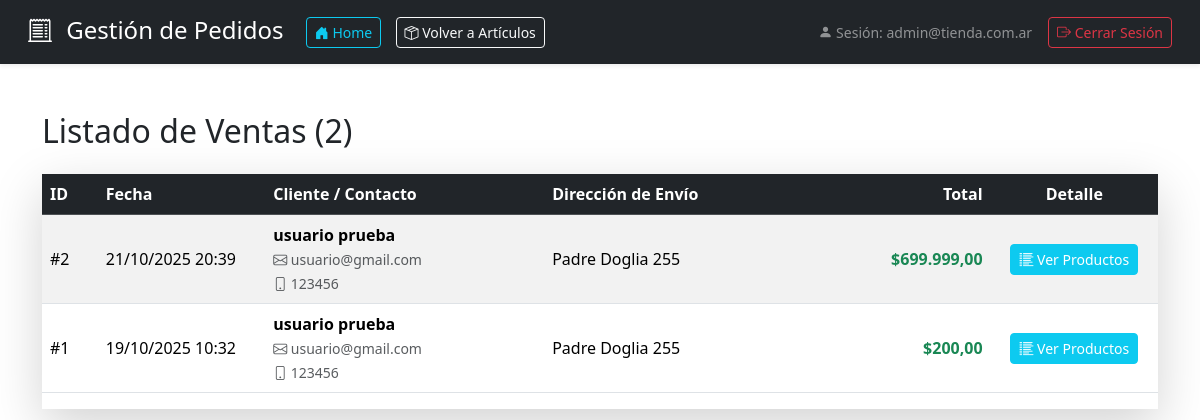
The app's page /views/gestion_pedidos.php (signed in) with its own data.
### tables this page shows
CREATE TABLE `pedidos` (
  `id` int(11) NOT NULL,
  `id_usuario` int(11) NOT NULL,
  `fecha_pedido` datetime NOT NULL,
  `total` decimal(10,2) NOT NULL,
  `subtotal` decimal(10,2) NOT NULL,
  `costo_envio` decimal(10,2) NOT NULL,
  `nombre_cliente` varchar(100) NOT NULL,
  `direccion_envio` varchar(255) NOT NULL,
  `telefono_contacto` varchar(50) NOT NULL
);

CREATE TABLE `usuarios` (
  `id` int(11) NOT NULL,
  `nombre` varchar(255) DEFAULT NULL,
  `apellido` varchar(255) DEFAULT NULL,
  `direccion` varchar(255) DEFAULT NULL,
  `telefono` int(11) NOT NULL,
  `email` varchar(255) NOT NULL,
  `password` varchar(255) NOT NULL,
  `id_rol` int(11) NOT NULL
);

### models/funciones.php (called while the page is built, shortened)
<?php
function getConnection() {
  $host = 'localhost';
  $db   = 'programacion2';
  $user = 'root';
  $pass = '';
  $charset = 'utf8mb4';
  $dsn = "mysql:host=$host;dbname=$db;charset=$charset";
  return new PDO($dsn, $user, $pass);
}
function obtenerTodosLosPedidos() {
    $pdo = getConnection();
    $sql = "SELECT
                p.id AS pedido_id,
                p.fecha_pedido,
                p.total,
                p.nombre_cliente,
                p.direccion_envio,
                p.telefono_contacto,
                u.email AS email_cliente
            FROM pedidos p
            JOIN usuarios u ON p.id_usuario = u.id
            ORDER BY p.fecha_pedido DESC";
    $stmt = $pdo->prepare($sql);
    $stmt->execute();
    return $stmt->fetchAll(PDO::FETCH_ASSOC);
}
?>

### views/gestion_pedidos.php (the view, shortened to what this page needs)
<?php
require "../models/funciones.php";
$pedidos = obtenerTodosLosPedidos();
$admin_email = $_SESSION['usuario_email'] ?? 'Administrador';
?>
<!DOCTYPE html>
<html lang="es">
<head>
    <link href="https://cdn.jsdelivr.net/npm/bootstrap@5.3.3/dist/css/bootstrap.min.css" rel="stylesheet">
    <link rel="stylesheet" href="https://cdn.jsdelivr.net/npm/bootstrap-icons@1.11.3/font/bootstrap-icons.min.css">
</head>
<body>
    <header class="bg-dark text-white p-3 shadow-sm mb-4">
        <div class="container-fluid d-flex justify-content-between align-items-center">
            <h1 class="h4 m-0">
                <i class="bi bi-receipt-cutoff me-2"></i> Gestión de Pedidos
                <a href="../index.php" class="btn btn-outline-info btn-sm ms-3" title="Ir a la página principal">
                    <i class="bi bi-house-door-fill"></i> Home
                </a>
                <a href="panel_admin.php" class="btn btn-outline-light btn-sm ms-2" title="Volver a Artículos">
                    <i class="bi bi-box-seam"></i> Volver a Artículos
                </a>
            </h1>
            <div class="d-flex align-items-center">
                <span class="text-white-50 me-3 small">
                    <i class="bi bi-person-fill"></i> Sesión: <?php echo htmlspecialchars($admin_email); ?>
                </span>
                <a href="../controllers/logout.php" class="btn btn-outline-danger btn-sm">
                    <i class="bi bi-box-arrow-right"></i> Cerrar Sesión
                </a>
            </div>
        </div>
    </header>
    <div class="container my-5">
        <div class="d-flex justify-content-between align-items-center mb-4">
            <h2 class="mb-0">Listado de Ventas (<?php echo count($pedidos); ?>)</h2>
        </div>
        <div class="table-responsive shadow-lg">
            <table class="table table-striped table-hover align-middle">
                <thead class="table-dark">
                    <tr>
                        <th style="width: 5%;">ID</th>
                        <th style="width: 15%;">Fecha</th>
                        <th style="width: 25%;">Cliente / Contacto</th>
                        <th style="width: 30%;">Dirección de Envío</th>
                        <th style="width: 10%;" class="text-end">Total</th>
                        <th style="width: 15%;" class="text-center">Detalle</th>
                    </tr>
                </thead>
                <tbody>
                    <?php
                    if (empty($pedidos)):
                    ?>
                        <tr>
                            <td colspan="6" class="text-center p-4 text-muted">No se ha registrado ninguna venta aún.</td>
                        </tr>
                    <?php
                    else:
                        foreach($pedidos as $pedido) {
                            $total_formateado = number_format($pedido["total"], 2, ',', '.');
                    ?>
                        <tr>
                            <td>#<?php echo htmlspecialchars($pedido["pedido_id"]) ?></td>
                            <td><?php echo date('d/m/Y H:i', strtotime(htmlspecialchars($pedido["fecha_pedido"]))) ?></td>
                            <td>
                                <strong><?php echo htmlspecialchars($pedido["nombre_cliente"]) ?></strong><br>
                                <span class="small text-muted"><i class="bi bi-envelope"></i> <?php echo htmlspecialchars($pedido["email_cliente"]) ?></span><br>
                                <span class="small text-muted"><i class="bi bi-phone"></i> <?php echo htmlspecialchars($pedido["telefono_contacto"]) ?></span>
                            </td>
                            <td><?php echo htmlspecialchars($pedido["direccion_envio"]) ?></td>
                            <td class="text-end fw-bold text-success">$<?php echo $total_formateado ?></td>
                            <td class="text-center">
                                <a href="detalle_pedido.php?id=<?php echo htmlspecialchars($pedido['pedido_id']); ?>" class="btn btn-sm btn-info text-white" title="Ver detalle de productos">
                                    <i class="bi bi-list-columns-reverse"></i> Ver Productos
                                </a>
                            </td>
                        </tr>
                    <?php
                        }
                    endif;
                    ?>
                </tbody>
            </table>
        </div>
    </div>
</body>
</html>

### records on screen
pedidos: id "2", fecha_pedido "21/10/2025 20:39", nombre_cliente "usuario prueba", id_usuario.email "usuario@gmail.com", telefono_contacto "123456", direccion_envio "Padre Doglia 255", total "699.999,00"
pedidos: id "1", fecha_pedido "19/10/2025 10:32", nombre_cliente "usuario prueba", id_usuario.email "usuario@gmail.com", telefono_contacto "123456", direccion_envio "Padre Doglia 255", total "200,00"

### other values on screen
$admin_email "admin@tienda.com.ar"
count($pedidos) "2"
